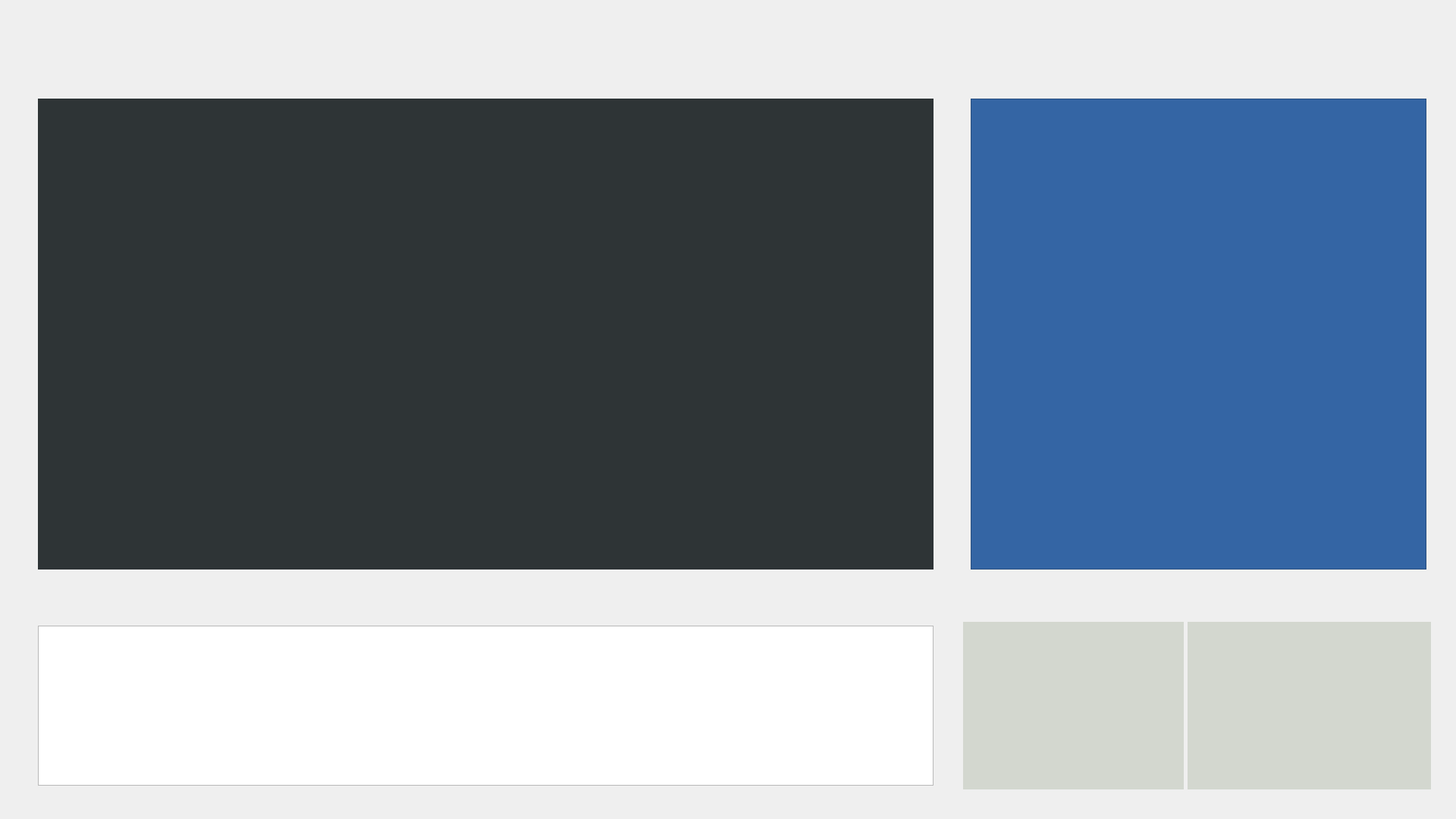
<?xml version="1.0" encoding="UTF-8"?>
<ui version="4.0">
 <class>visitorscene</class>
 <widget class="QDialog" name="visitorscene">
  <property name="geometry">
   <rect>
    <x>0</x>
    <y>0</y>
    <width>1920</width>
    <height>1080</height>
   </rect>
  </property>
  <property name="windowTitle">
   <string>Dialog</string>
  </property>
  <property name="styleSheet">
   <string notr="true">QWidget#visitorscene{ border-image: url(:/bt/image/visitor_bg.png);}</string>
  </property>
  <widget class="QLabel" name="video">
   <property name="geometry">
    <rect>
     <x>50</x>
     <y>130</y>
     <width>1181</width>
     <height>621</height>
    </rect>
   </property>
   <property name="styleSheet">
    <string notr="true">background-color: rgb(46, 52, 54);</string>
   </property>
   <property name="text">
    <string/>
   </property>
  </widget>
  <widget class="QTableView" name="TotalView">
   <property name="geometry">
    <rect>
     <x>1280</x>
     <y>130</y>
     <width>601</width>
     <height>621</height>
    </rect>
   </property>
   <property name="styleSheet">
    <string notr="true">background-color: rgb(52, 101, 164);</string>
   </property>
  </widget>
  <widget class="QTableView" name="DetailView">
   <property name="geometry">
    <rect>
     <x>50</x>
     <y>825</y>
     <width>1181</width>
     <height>211</height>
    </rect>
   </property>
   <property name="font">
    <font>
     <family>Ubuntu</family>
     <pointsize>11</pointsize>
     <weight>50</weight>
     <italic>false</italic>
     <bold>false</bold>
    </font>
   </property>
   <property name="styleSheet">
    <string notr="true">font: 11pt &quot;Ubuntu&quot;;</string>
   </property>
  </widget>
  <widget class="QChartView" name="EmChart" native="true">
   <property name="geometry">
    <rect>
     <x>1566</x>
     <y>820</y>
     <width>321</width>
     <height>221</height>
    </rect>
   </property>
   <property name="styleSheet">
    <string notr="true">background-color: rgb(211, 215, 207);</string>
   </property>
  </widget>
  <widget class="QChartView" name="SexChart" native="true">
   <property name="geometry">
    <rect>
     <x>1270</x>
     <y>820</y>
     <width>291</width>
     <height>221</height>
    </rect>
   </property>
   <property name="styleSheet">
    <string notr="true">background-color: rgb(211, 215, 207);</string>
   </property>
  </widget>
 </widget>
 <customwidgets>
  <customwidget>
   <class>QChartView</class>
   <extends>QWidget</extends>
   <header>qchartview.h</header>
   <container>1</container>
  </customwidget>
 </customwidgets>
 <resources/>
 <connections/>
</ui>
